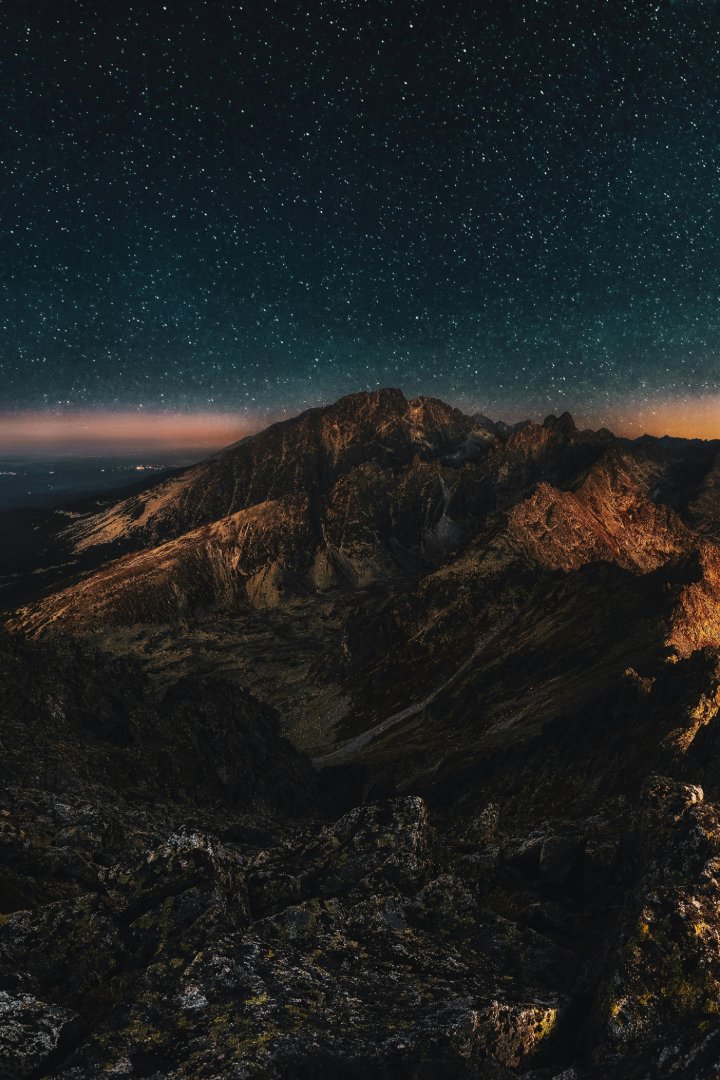
#> input picture core_pipeline/images/image.jpg, 720 x 1080 px
$ python create_severely_degraded_image.py images/image.jpg out.png   (older library calls are emulated)
#> lines starting #> are read from the running program, lines starting #| are printed output that depends on the picture
#!/usr/bin/env python3
"""
Create a severely degraded image to better demonstrate filter effectiveness
"""

import cv2
import numpy as np
import argparse

def create_severely_degraded_image(input_path: str, output_path: str):
    """
    Create a severely degraded image that will benefit from filtering
    """
#> called with input_path = 'images/image.jpg', output_path = 'out.png'
    # Load the base image
    img = cv2.imread(input_path)
#> img is the input picture: shape (1080, 720, 3); mean B, G, R 33.5, 33.8, 30.9
    if img is None:
        raise ValueError(f"Could not load image: {input_path}")

    print(f"Creating severely degraded image from: {input_path}")
    print(f"Original size: {img.shape[1]}x{img.shape[0]}")
#| Original size: 720x1080

    # Apply severe degradations

    # 1. Heavy noise
    noise = np.random.normal(0, 40, img.shape).astype(np.int16)
    noisy_img = np.clip(img.astype(np.int16) + noise, 0, 255).astype(np.uint8)
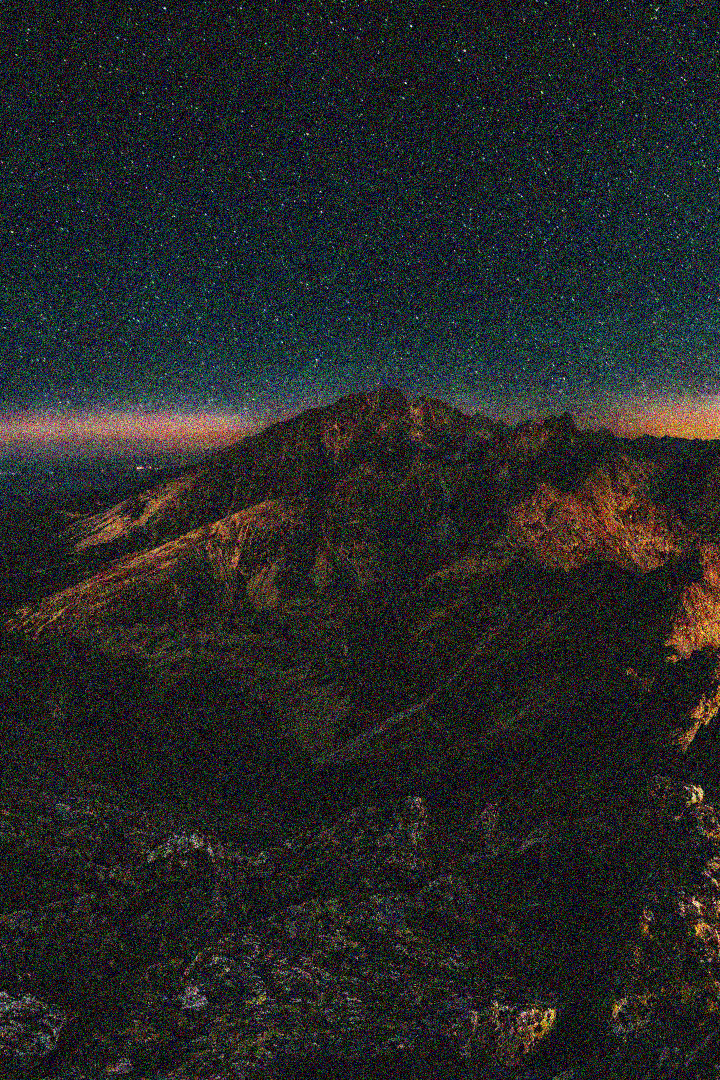
#> noisy_img: shape (1080, 720, 3); mean B, G, R 38.9, 39.2, 37.5

    # 2. Severe contrast reduction
    low_contrast = cv2.convertScaleAbs(noisy_img, alpha=0.4, beta=50)
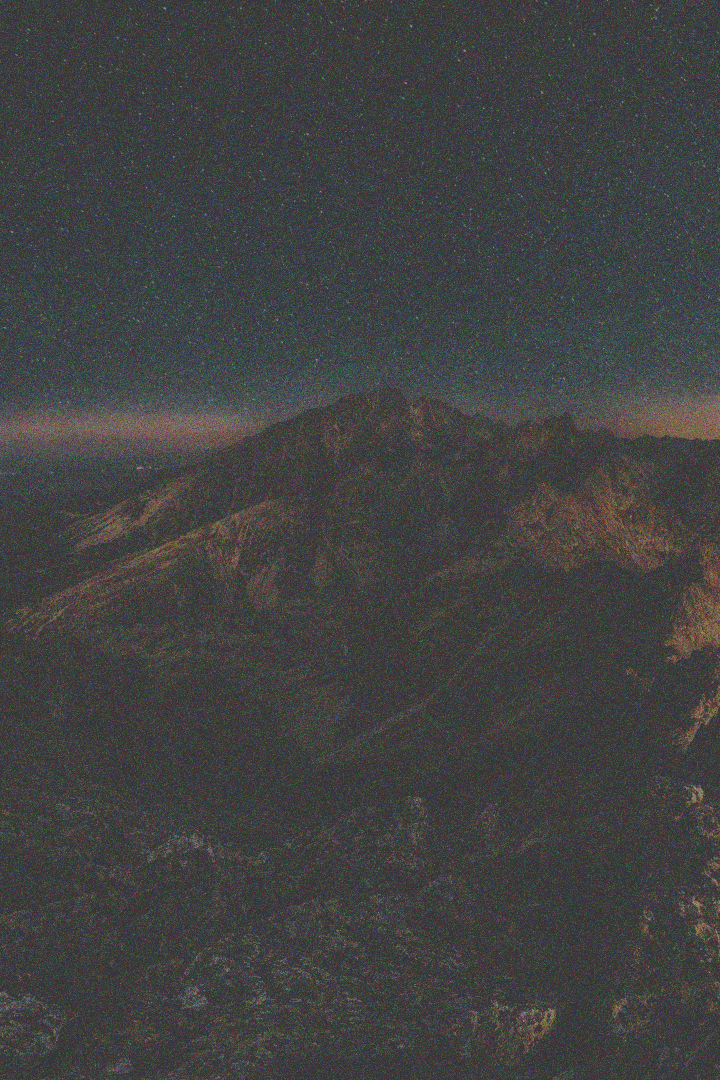
#> low_contrast: shape (1080, 720, 3); mean B, G, R 65.5, 65.7, 65

    # 3. Heavy blur
    blurred = cv2.GaussianBlur(low_contrast, (15, 15), 3.0)

    # 4. Significant darkening
    darkened = cv2.convertScaleAbs(blurred, alpha=0.6, beta=-40)
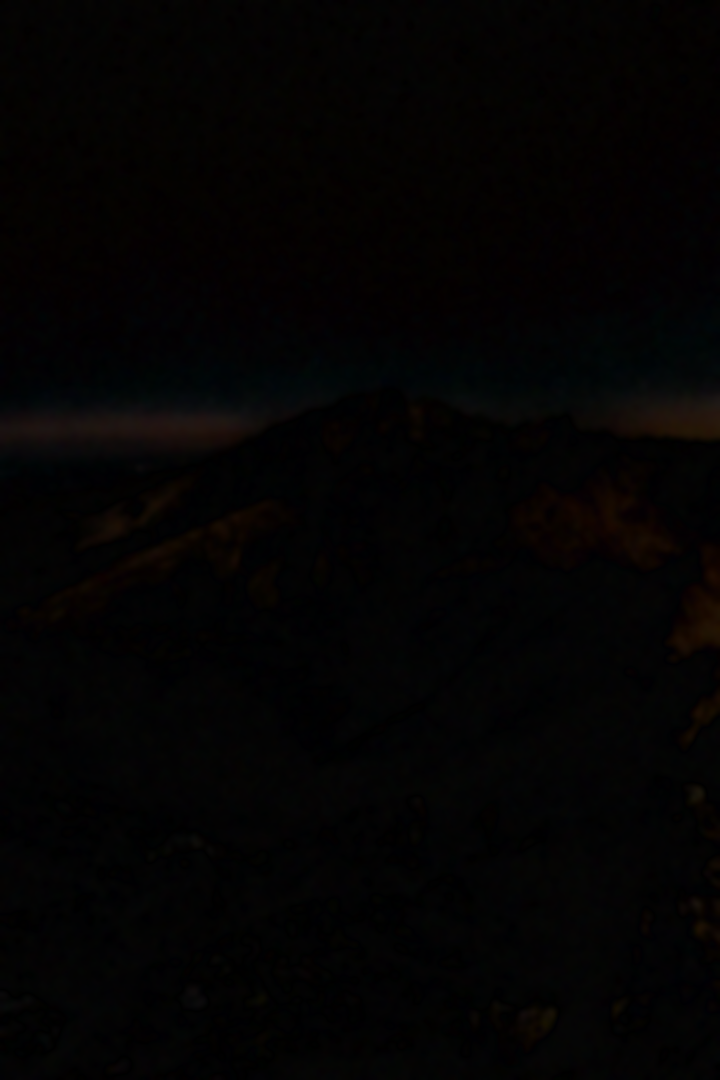
#> darkened: shape (1080, 720, 3); mean B, G, R 2.6, 2.7, 3.7

    # 5. Add motion blur simulation
    kernel_size = 15
    kernel = np.zeros((kernel_size, kernel_size))
    kernel[int((kernel_size-1)/2), :] = np.ones(kernel_size)
    kernel = kernel / kernel_size
    motion_blurred = cv2.filter2D(darkened, -1, kernel)

    # 6. Final noise layer
    final_noise = np.random.normal(0, 15, motion_blurred.shape).astype(np.int16)
    final_degraded = np.clip(motion_blurred.astype(np.int16) + final_noise, 0, 255).astype(np.uint8)

    # Save the severely degraded image
    cv2.imwrite(output_path, final_degraded)

    print(f"✓ Severely degraded image created: {output_path}")
    print("Applied degradations:")
    print("  - Heavy Gaussian noise (σ=40)")
    print("  - Severe contrast reduction (α=0.4)")
    print("  - Heavy Gaussian blur (kernel=15x15, σ=3.0)")
    print("  - Significant darkening")
    print("  - Motion blur simulation")
    print("  - Additional noise layer")

    # Calculate quality metrics
    gray_orig = cv2.cvtColor(img, cv2.COLOR_BGR2GRAY)
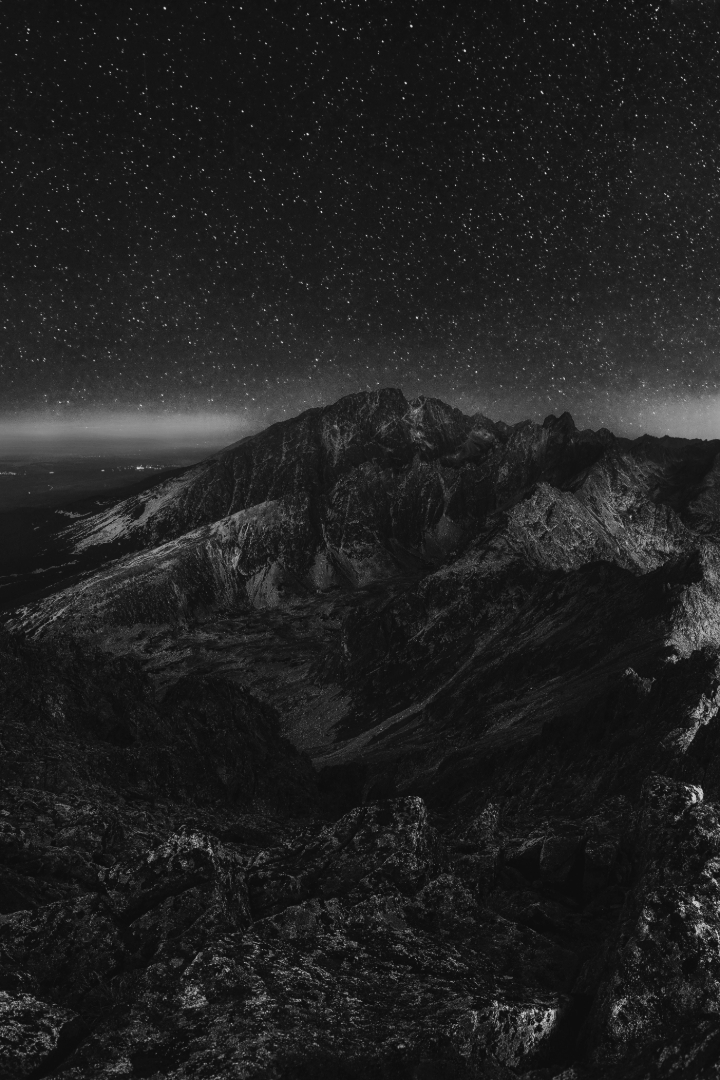
#> gray_orig: shape (1080, 720); min 11, max 219, mean 32.9
    gray_degraded = cv2.cvtColor(final_degraded, cv2.COLOR_BGR2GRAY)

    # Calculate variance of Laplacian (blur metric)
    laplacian_orig = cv2.Laplacian(gray_orig, cv2.CV_64F)
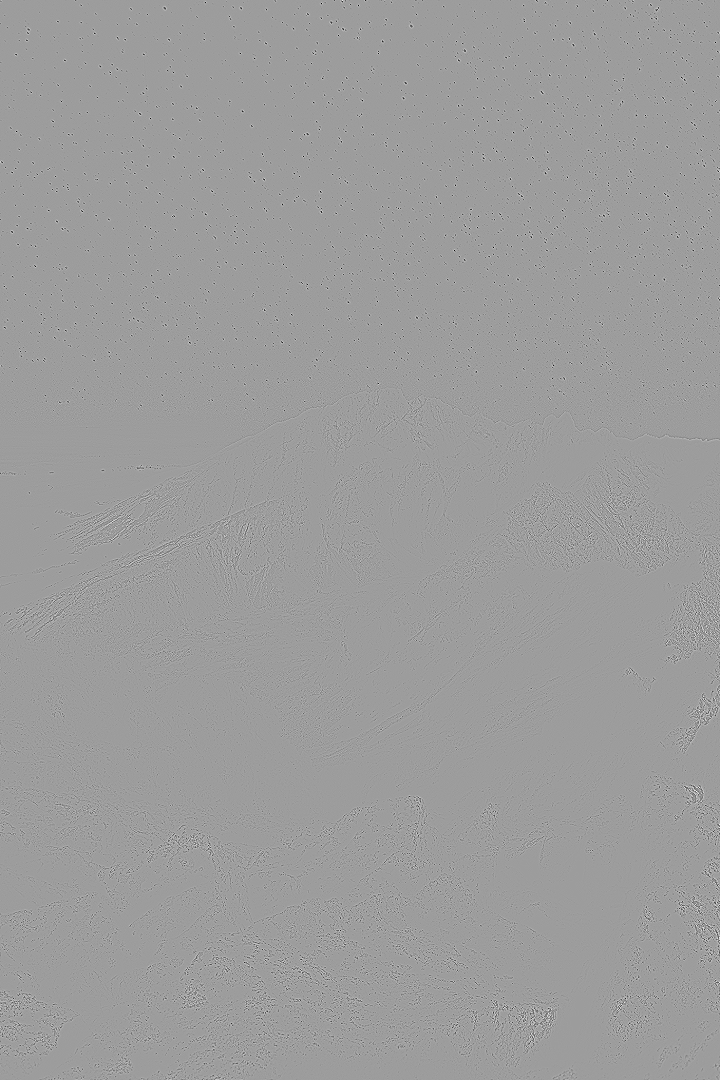
#> laplacian_orig: shape (1080, 720) float64; min -593, max 371, mean 0; drawn with min black and max white
    variance_orig = laplacian_orig.var()
#> variance_orig = 1109.8

    laplacian_degraded = cv2.Laplacian(gray_degraded, cv2.CV_64F)
    variance_degraded = laplacian_degraded.var()
#> variance_degraded = 812

    print(f"\nQuality Assessment:")
    print(f"  Original blur variance: {variance_orig:.1f}")
#|   Original blur variance: 1109.8
    print(f"  Degraded blur variance: {variance_degraded:.1f} ({variance_degraded/variance_orig*100:.1f}% of original)")
#|   Degraded blur variance: 812.0 (73.2% of original)

    return output_path

def main():
    parser = argparse.ArgumentParser(description="Create severely degraded test image")
    parser.add_argument("input", help="Input image path")
    parser.add_argument("output", help="Output path for degraded image")

    args = parser.parse_args()

    try:
        create_severely_degraded_image(args.input, args.output)
        print(f"\n✅ Severely degraded image ready for filter effectiveness testing!")

    except Exception as e:
        print(f"❌ Error: {e}")
        return 1

if __name__ == "__main__":
    import sys
    sys.exit(main())
#> (the program exits here)
